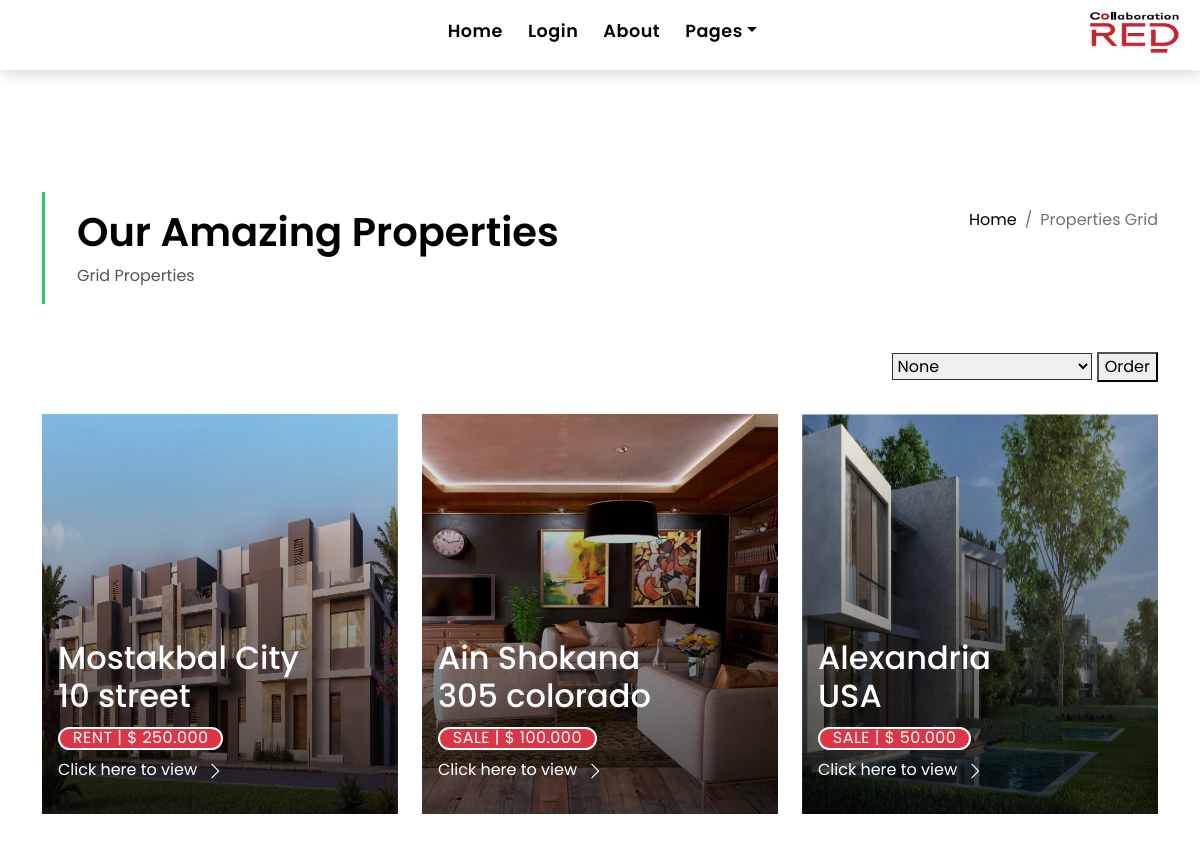
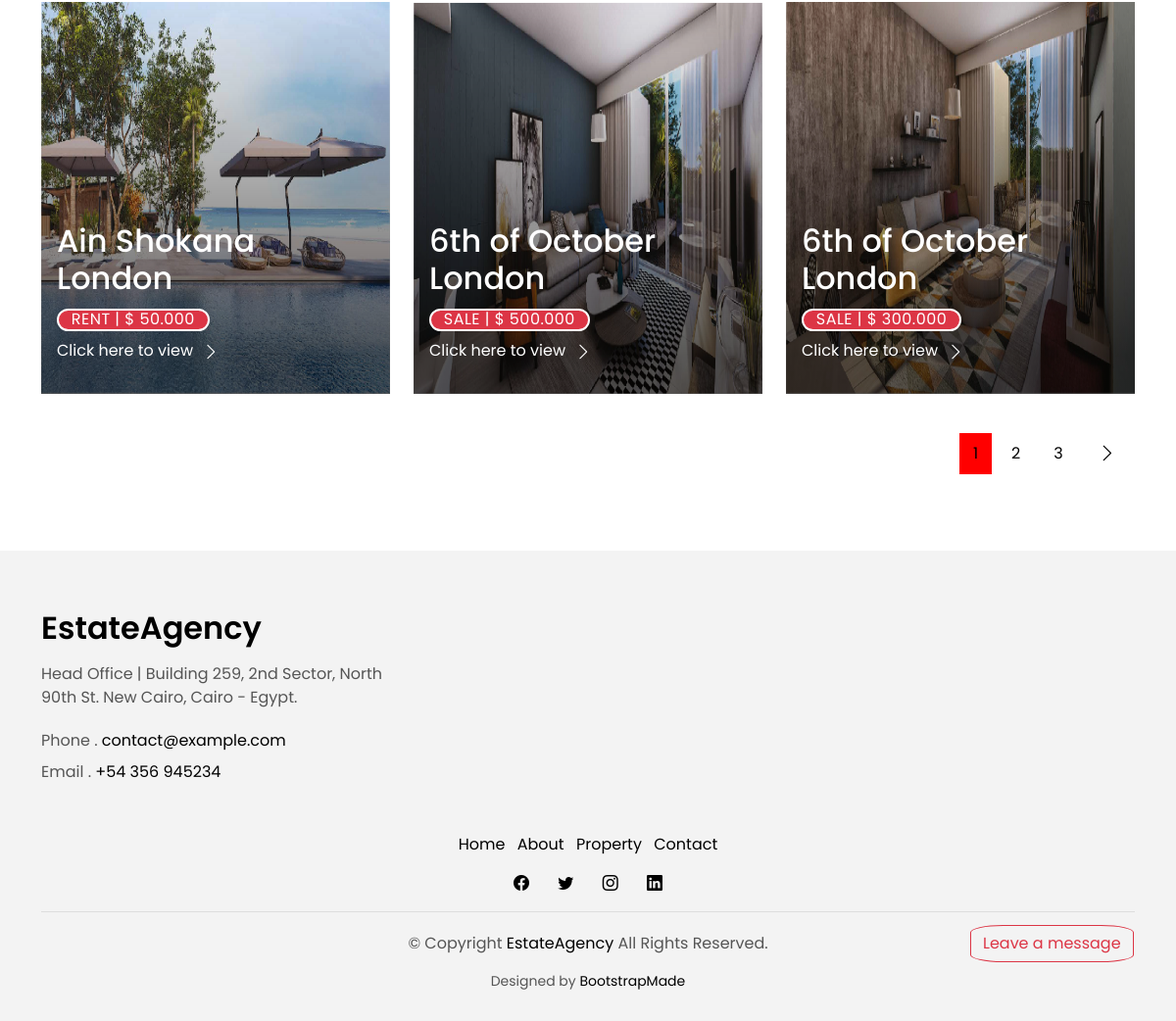
Screenshot of /properties with the database file from the repository (2 pictures, top to bottom).
### houses/models.py (models this page shows, shortened)
class House(models.Model):
    status_choices = (
        (_("sale"), _("sale")),
        (_("rent"), _("rent")),
    )
    img = models.ImageField(_("img"),upload_to="images")
    type = models.CharField(max_length=50,choices=choices2,default="Apartment")
    address = models.CharField(_("address"),max_length=50)
    location = models.CharField(max_length=50,choices=choices3,null=True,blank=True)
    status = models.CharField(_("status"),max_length=100,choices=status_choices)
    area = models.IntegerField(_("area"),)
    beds = models.IntegerField(_("beds"),)
    bathrooms = models.IntegerField(_("bathrooms"),)
    garages = models.IntegerField(_("garages"),)
    price = models.IntegerField(_("price"),)
    description = models.TextField(_("description"),)
    amenities = models.ManyToManyField(Amenity,verbose_name=_("amenities"))
    company = models.ForeignKey('Company',on_delete=models.CASCADE,blank=True,null=True)
    project = models.ForeignKey('Project',on_delete=models.CASCADE,blank=True,null=True)

### houses/views.py (the view)
# urls.py: path('properties', views.list_properties,name="properties"),
def list_properties(request):
    if request.method == "POST":
        order_index = request.POST.get("order_by")
        print("/  . . .   . .. ",order_index,type(order_index))
    else:
        order_index = request.GET.get("order_by")
    all_houses = House.objects.all()
    try:
        if order_index == "1":
            all_houses = all_houses.order_by("price")
        elif order_index == "2":
            all_houses = all_houses.order_by("-price")
        elif order_index == "3":
            all_houses = all_houses.order_by("area")
        elif order_index == "4":
            all_houses = all_houses.order_by("-area")
    except:
        pass
    paginator = Paginator(all_houses, 6)
    page_number = request.GET.get('page')
    page_obj = paginator.get_page(page_number)
    context = {"page_obj":page_obj,
               "order_value":order_index}
    return render(request,"houses/property-grid.html",context)

### houses/templates/houses/property-grid.html (shortened to what this page needs)
{% extends 'houses/base.html' %}
{% load static %}
{% load i18n %}
{% block content %}
  <main id="main">
    <section class="intro-single">
      <div class="container">
        <div class="row">
          <div class="col-md-12 col-lg-8">
            <div class="title-single-box">
              <h1 class="title-single">Our Amazing Properties</h1>
              <span class="color-text-a">Grid Properties</span>
            </div>
          </div>
          <div class="col-md-12 col-lg-4">
            <nav aria-label="breadcrumb" class="breadcrumb-box d-flex justify-content-lg-end">
              <ol class="breadcrumb">
                <li class="breadcrumb-item">
                  <a href="{% url 'home' %}">{% translate "Home" %}</a>
                </li>
                <li class="breadcrumb-item active" aria-current="page">
                  {% translate "Properties Grid" %}
                </li>
              </ol>
            </nav>
          </div>
        </div>
      </div>
    </section>
    <section class="property-grid grid">
      <div class="container">
        <div class="row">
          <div class="col-sm-12">
            <div class="grid-option">
            <form method="POST" action="?page=1">
                <select id="choices" name="order_by" class="custom-select">
                    <option selected value="0">None</option>
                </select>
                  <button id="order_this" value="submit">Order</button>
              </form>
            </div>
          </div>
{% for house in page_obj %}
          <div class="col-md-4">
            <div class="card-box-a card-shadow">
              <div class="img-box-a">
                <img src="{{house.img.url}}" alt="" class="img-a img-fluid" style="width:600px;height:400px;">
              </div>
              <div class="card-overlay">
                <div class="card-overlay-a-content">
                  <div class="card-header-a">
                    <h2 class="card-title-a">
                      <a href="{% url 'single' house.id %}">{{house.location}}
                        <br /> {{house.address}}</a>
                    </h2>
                  </div>
                  <div class="card-body-a">
                    <div class="price-box d-flex">
                      <span style="border:2px solid white;" class="price-a btn btn-danger">{% translate house.status %} | $ {{house.price}}.000</span>
                    </div>
                    <a href="{% url 'single' house.id %}" class="link-a">{% translate "Click here to view" %}
                      <span class="bi bi-chevron-right"></span>
                    </a>
                  </div>
                </div>
              </div>
            </div>
          </div>
{% endfor %}
        </div>
<div class="row">
          <div class="col-sm-12">
            <nav class="pagination-a">
        <ul class="pagination justify-content-end">
    {% for page in page_obj.paginator.page_range %}
          {% if page == page_obj.number %}
                <li class="page-item active">
                  <a class="page-link" href="?{{request.GET.urlencode}}&page={{page}}&order_by={{order_value}}">{{page}}</a>
                </li>
          {% else %}
          <li class="page-item">
                  <a class="page-link" href="?{{request.GET.urlencode}}&page={{page}}&order_by={{order_value}}">{{page}}</a>
                </li>
          {% endif %}
    {% endfor %}
{% if page_obj.has_next %}
                <li class="page-item next">
                  <a class="page-link" href="?{{request.GET.urlencode}}&page={{page_obj.next_page_number}}&order_by={{order_value}}">
                    <span class="bi bi-chevron-right"></span>
                  </a>
                </li>
{% endif %}
              </ul>
            </nav>
          </div>
        </div>
      </div>
    </section>
  </main>
{% endblock %}

### houses/templates/houses/base.html (shortened to what this page needs)
{% load static %}
{% load i18n %}
<!DOCTYPE html>
<html lang="en">
<head>
  <link href="{% static 'houses/assets/vendor/animate.css/animate.min.css' %}" rel="stylesheet">
  <link href="{% static 'houses/assets/vendor/bootstrap/css/bootstrap.min.css' %}" rel="stylesheet">
  <link href="{% static 'houses/assets/vendor/bootstrap-icons/bootstrap-icons.css' %}" rel="stylesheet">
  <link href="{% static 'houses/assets/vendor/swiper/swiper-bundle.min.css' %}" rel="stylesheet">
  <link href="{% static 'houses/assets/css/style.css' %}" rel="stylesheet">
</head>
<body>
{% if request.path == "/write-msg" %}
{% else %}
<a id="leave_a_msg" style="border-radius:20%;position:fixed;bottom:60px;left:990px;z-index:1010;" class="btn btn-outline-danger" href="{% url 'write_msg' %}">Leave a message</a>
{% endif %}
  <nav class="navbar navbar-default navbar-trans navbar-expand-lg fixed-top" style="height:70px;">
    <div class="container" style="position:relative;left:0px;">
      <a class="navbar-brand text-brand" style="position:fixed;top:0px;right:0px;" href="{% url 'home' %}">
          <img style="width:100px;height:50px;" src="{% static 'houses/real_estate_logo.jpg' %}">
      </a>
      <div style="background-color:white;" class="navbar-collapse collapse justify-content-center" id="navbarDefault">
        <ul class="navbar-nav">
          {% if request.path == "/" %}
          <li class="nav-item">
            <a class="nav-link" href="{% url 'home' %}">Home</a>
          </li>
          {% else %}
          <li class="nav-item">
            <a class="nav-link" href="{% url 'home' %}">Home</a>
          </li>
          {% endif %}
{% if user.is_authenticated %}
            {% if request.path == "/show-all-inquiry" %}
        <li class="nav-item">
            <a class="nav-link" href="{% url 'show_all_inquiry' %}">
              Inquiries(<span style="color:red;">{{request.user.inquiry_set.count}}</span>)
            </a>
          </li>
            {% else %}
            <li class="nav-item">
            <a class="nav-link" href="{% url 'show_all_inquiry' %}">
              Inquiries(<span style="color:red;">{{request.user.inquiry_set.count}}</span>)
            </a>
          </li>
            {% endif %}
{% if request.user %}
          {% if request.path == "/Profile" %}
          <li class="nav-item">
            <a class="nav-link" style="font-weight:400;">
              Logged in as(<span style="color:red;">{{request.user.username}}</span>)
            </a>
          </li>
          {% else %}
          <li class="nav-item">
            <a class="nav-link" style="font-weight:400;">
               Logged in as(<span style="color:red;">{{request.user.username}}</span>)
            </a>
          </li>
          {% endif %}
          {% if request.path == "/messages" %}
          <li class="nav-item">
            <a class="nav-link" href="{% url 'messages' %}">Messages(<span style="color:red;">{{request.user.message_set.count}}</span>)</a>
          </li>
          {% else %}
          <li class="nav-item">
            <a class="nav-link" href="{% url 'messages' %}">Messages(<span style="color:red;">{{request.user.message_set.count}}</span>)</a>
          </li>
          {% endif %}
{% endif %}
          <li class="nav-item">
            <a class="nav-link" href="{% url 'userlogout' %}">Log Out</a>
          </li>
{% else %}
          {% if request.path == "/userlogin" %}
          <li class="nav-item">
            <a class="nav-link" href="{% url 'userlogin' %}?next={{request.path}}">{% translate "Login" %}</a>
          </li>
          {% else %}
          <li class="nav-item">
            <a class="nav-link" href="{% url 'userlogin' %}?next={{request.path}}">{% translate "Login" %}</a>
          </li>
          {% endif %}
{% endif %}
          {% if request.path == "/about" %}
          <li class="nav-item">
            <a class="nav-link" href="{% url 'about' %}">{% translate "About" %}</a>
          </li>
          {% else %}
          <li class="nav-item">
            <a class="nav-link" href="{% url 'about' %}">{% translate "About" %}</a>
          </li>
          {% endif %}
          <li class="nav-item dropdown">
            <a class="nav-link dropdown-toggle" href="#" id="navbarDropdown" role="button" data-bs-toggle="dropdown" aria-haspopup="true" aria-expanded="false">{% translate "Pages" %}</a>
          </li>
        </ul>
      </div>
    </div>
  </nav>
 {% block content %} {% endblock %}
  <section class="section-footer">
    <div class="container">
      <div class="row">
        <div class="col-sm-12 col-md-4">
          <div class="widget-a">
            <div class="w-header-a">
              <h3 class="w-title-a text-brand">EstateAgency</h3>
            </div>
            <div class="w-body-a">
              <p class="w-text-a color-text-a">
                Head Office | Building 259, 2nd Sector, North 90th St. New Cairo, Cairo - Egypt.
              </p>
            </div>
            <div class="w-footer-a">
              <ul class="list-unstyled">
                <li class="color-a">
                  <span class="color-text-a">Phone .</span> contact@example.com
                </li>
                <li class="color-a">
                  <span class="color-text-a">Email .</span> +54 356 945234
                </li>
              </ul>
            </div>
          </div>
        </div>
      </div>
    </div>
  </section>
  <footer>
    <div class="container">
      <div class="row">
        <div class="col-md-12">
          <nav class="nav-footer">
            <ul class="list-inline">
              <li class="list-inline-item">
                <a href="{% url 'home' %}">Home</a>
              </li>
              <li class="list-inline-item">
                <a href="{% url 'about' %}">About</a>
              </li>
              <li class="list-inline-item">
                <a href="{% url 'properties' %}">Property</a>
              </li>
              <li class="list-inline-item">
                <a href="#">Contact</a>
              </li>
            </ul>
          </nav>
          <div class="socials-a">
            <ul class="list-inline">
              <li class="list-inline-item">
                <a href="https://www.facebook.com/">
                  <i class="bi bi-facebook" aria-hidden="true"></i>
                </a>
              </li>
              <li class="list-inline-item">
                <a href="https://www.twitter.com/">
                  <i class="bi bi-twitter" aria-hidden="true"></i>
                </a>
              </li>
              <li class="list-inline-item">
                <a href="https://www.instagram.com/">
                  <i class="bi bi-instagram" aria-hidden="true"></i>
                </a>
              </li>
              <li class="list-inline-item">
                <a href="https://www.linkedin.com/">
                  <i class="bi bi-linkedin" aria-hidden="true"></i>
                </a>
              </li>
            </ul>
          </div>
          <div class="copyright-footer">
            <p class="copyright color-text-a">
              &copy; Copyright
              <span class="color-a">EstateAgency</span> All Rights Reserved.
            </p>
          </div>
          <div class="credits">
            Designed by <a href="https://bootstrapmade.com/">BootstrapMade</a>
          </div>
        </div>
      </div>
    </div>
  </footer>
</body>
</html>

### rows the page displays
House: img (picture), location "Mostakbal City", address "10 street", price "250"
House: img (picture), location "Ain Shokana", address "305 colorado", price "100"
House: img (picture), location "Alexandria", address "USA", price "50"
House: img (picture), location "Ain Shokana", address "London", price "50"
House: img (picture), location "6th of October", address "London", price "500"
House: img (picture), location "6th of October", address "London", price "300"

### other values shown
{{ page }} "1"
{{ page }} "2" "3"
